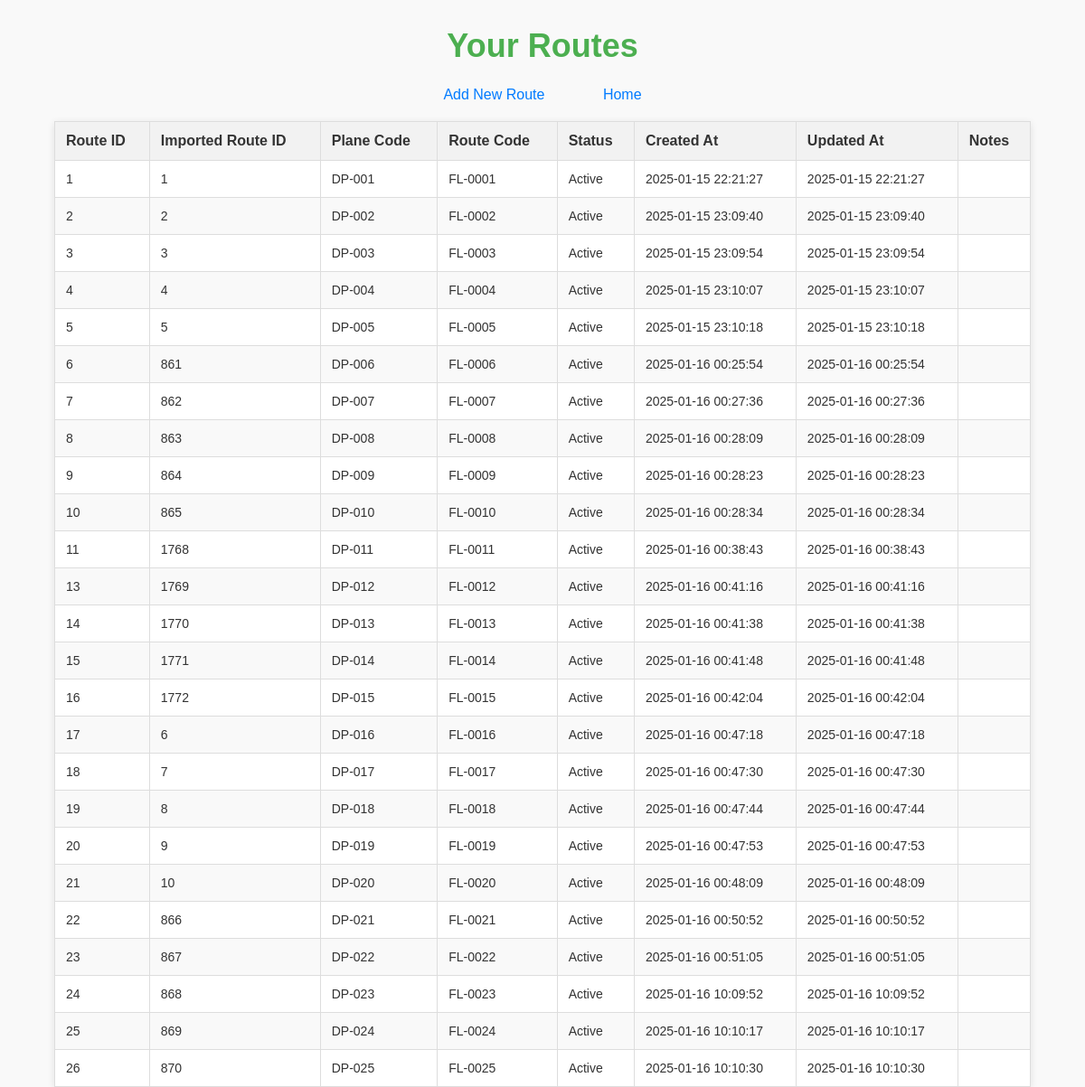
The app's page /view_my_routes.php (signed in) with its own data.
### tables this page shows
CREATE TABLE `my_routes` (
  `route_id` int(11) NOT NULL,
  `imported_route_id` int(11) DEFAULT NULL,
  `route_code` varchar(50) NOT NULL,
  `plane_code` varchar(50) NOT NULL,
  `notes` text DEFAULT NULL,
  `user_id` int(11) DEFAULT NULL,
  `status` varchar(50) DEFAULT NULL,
  `created_at` timestamp NOT NULL DEFAULT current_timestamp(),
  `updated_at` timestamp NOT NULL DEFAULT current_timestamp() ON UPDATE current_timestamp()
);

### view_my_routes.php (the view, shortened to what this page needs)
<?php
include 'database.php';
$query = "SELECT route_id, imported_route_id, status, plane_code, route_code, notes, user_id, created_at, updated_at FROM my_routes WHERE user_id = :user_id";
$stmt = $conn->prepare($query);
$stmt->execute([':user_id' => $_SESSION['user_id']]);
$routes = $stmt->fetchAll(PDO::FETCH_ASSOC);
?>
<!DOCTYPE html>
<html lang="en">
<head>
</head>
<body>
    <h1>Your Routes</h1>
    <nav>
        <a href="add_route.php">Add New Route</a>
        <a href="index.php">Home</a>
    </nav>
    <table>
        <thead>
            <tr>
                <th>Route ID</th>
                <th>Imported Route ID</th>
                <th>Plane Code</th>
                <th>Route Code</th>
                <th>Status</th>
                <th>Created At</th>
                <th>Updated At</th>
                <th>Notes</th>
            </tr>
        </thead>
        <tbody>
            <?php if (count($routes) > 0): ?>
                <?php foreach ($routes as $route): ?>
                    <tr>
                        <td><?php echo htmlspecialchars($route['route_id']); ?></td>
                        <td><?php echo htmlspecialchars($route['imported_route_id']); ?></td>
                        <td><?php echo htmlspecialchars($route['plane_code']); ?></td>
                        <td><?php echo htmlspecialchars($route['route_code']); ?></td>
                        <td><?php echo htmlspecialchars($route['status']); ?></td>
                        <td><?php echo htmlspecialchars($route['created_at']); ?></td>
                        <td><?php echo htmlspecialchars($route['updated_at']); ?></td>
                        <td><?php echo htmlspecialchars($route['notes']); ?></td>
                    </tr>
                <?php endforeach; ?>
            <?php else: ?>
                <tr>
                    <td colspan="8">No routes found.</td>
                </tr>
            <?php endif; ?>
        </tbody>
    </table>
</body>
</html>

### view_my_routes.php (style rules this page uses)
body { font-family: Arial, sans-serif; background-color: #f9f9f9; margin: 0; padding: 0; color: #333; }
h1 { text-align: center; font-size: 36px; margin-top: 30px; color: #4CAF50; }
nav { text-align: center; margin: 20px 0; }
nav a { font-size: 16px; margin: 0 15px; text-decoration: none; color: #007bff; padding: 8px 15px; border-radius: 4px; }
table { width: 90%; margin: 0 auto; border-collapse: collapse; margin-top: 20px; background-color: white; box-shadow: 0 2px 8px rgba(0, 0, 0, 0.1); }
th, td { padding: 12px; text-align: left; border: 1px solid #ddd; }
th { background-color: #f2f2f2; color: #333; font-size: 16px; }
td { font-size: 14px; }
tr:nth-child(even) { background-color: #f9f9f9; }

### records on screen
my_routes: route_id "1", imported_route "1", plane_code "DP-001", route_code "FL-0001", status "Active", created_at "2025-01-15 22:21:27", updated_at "2025-01-15 22:21:27"
my_routes: route_id "2", imported_route "2", plane_code "DP-002", route_code "FL-0002", status "Active", created_at "2025-01-15 23:09:40", updated_at "2025-01-15 23:09:40"
my_routes: route_id "3", imported_route "3", plane_code "DP-003", route_code "FL-0003", status "Active", created_at "2025-01-15 23:09:54", updated_at "2025-01-15 23:09:54"
my_routes: route_id "4", imported_route "4", plane_code "DP-004", route_code "FL-0004", status "Active", created_at "2025-01-15 23:10:07", updated_at "2025-01-15 23:10:07"
my_routes: route_id "5", imported_route "5", plane_code "DP-005", route_code "FL-0005", status "Active", created_at "2025-01-15 23:10:18", updated_at "2025-01-15 23:10:18"
my_routes: route_id "6", imported_route "861", plane_code "DP-006", route_code "FL-0006", status "Active", created_at "2025-01-16 00:25:54", updated_at "2025-01-16 00:25:54"
my_routes: route_id "7", imported_route "862", plane_code "DP-007", route_code "FL-0007", status "Active", created_at "2025-01-16 00:27:36", updated_at "2025-01-16 00:27:36"
my_routes: route_id "8", imported_route "863", plane_code "DP-008", route_code "FL-0008", status "Active", created_at "2025-01-16 00:28:09", updated_at "2025-01-16 00:28:09"
my_routes: route_id "9", imported_route "864", plane_code "DP-009", route_code "FL-0009", status "Active", created_at "2025-01-16 00:28:23", updated_at "2025-01-16 00:28:23"
my_routes: route_id "10", imported_route "865", plane_code "DP-010", route_code "FL-0010", status "Active", created_at "2025-01-16 00:28:34", updated_at "2025-01-16 00:28:34"
my_routes: route_id "11", imported_route "1768", plane_code "DP-011", route_code "FL-0011", status "Active", created_at "2025-01-16 00:38:43", updated_at "2025-01-16 00:38:43"
my_routes: route_id "13", imported_route "1769", plane_code "DP-012", route_code "FL-0012", status "Active", created_at "2025-01-16 00:41:16", updated_at "2025-01-16 00:41:16"
my_routes: route_id "14", imported_route "1770", plane_code "DP-013", route_code "FL-0013", status "Active", created_at "2025-01-16 00:41:38", updated_at "2025-01-16 00:41:38"
my_routes: route_id "15", imported_route "1771", plane_code "DP-014", route_code "FL-0014", status "Active", created_at "2025-01-16 00:41:48", updated_at "2025-01-16 00:41:48"
my_routes: route_id "16", imported_route "1772", plane_code "DP-015", route_code "FL-0015", status "Active", created_at "2025-01-16 00:42:04", updated_at "2025-01-16 00:42:04"
my_routes: route_id "17", imported_route "6", plane_code "DP-016", route_code "FL-0016", status "Active", created_at "2025-01-16 00:47:18", updated_at "2025-01-16 00:47:18"
my_routes: route_id "18", imported_route "7", plane_code "DP-017", route_code "FL-0017", status "Active", created_at "2025-01-16 00:47:30", updated_at "2025-01-16 00:47:30"
my_routes: route_id "19", imported_route "8", plane_code "DP-018", route_code "FL-0018", status "Active", created_at "2025-01-16 00:47:44", updated_at "2025-01-16 00:47:44"
my_routes: route_id "20", imported_route "9", plane_code "DP-019", route_code "FL-0019", status "Active", created_at "2025-01-16 00:47:53", updated_at "2025-01-16 00:47:53"
my_routes: route_id "21", imported_route "10", plane_code "DP-020", route_code "FL-0020", status "Active", created_at "2025-01-16 00:48:09", updated_at "2025-01-16 00:48:09"
my_routes: route_id "22", imported_route "866", plane_code "DP-021", route_code "FL-0021", status "Active", created_at "2025-01-16 00:50:52", updated_at "2025-01-16 00:50:52"
my_routes: route_id "23", imported_route "867", plane_code "DP-022", route_code "FL-0022", status "Active", created_at "2025-01-16 00:51:05", updated_at "2025-01-16 00:51:05"
my_routes: route_id "24", imported_route "868", plane_code "DP-023", route_code "FL-0023", status "Active", created_at "2025-01-16 10:09:52", updated_at "2025-01-16 10:09:52"
my_routes: route_id "25", imported_route "869", plane_code "DP-024", route_code "FL-0024", status "Active", created_at "2025-01-16 10:10:17", updated_at "2025-01-16 10:10:17"
my_routes: route_id "26", imported_route "870", plane_code "DP-025", route_code "FL-0025", status "Active", created_at "2025-01-16 10:10:30", updated_at "2025-01-16 10:10:30"
